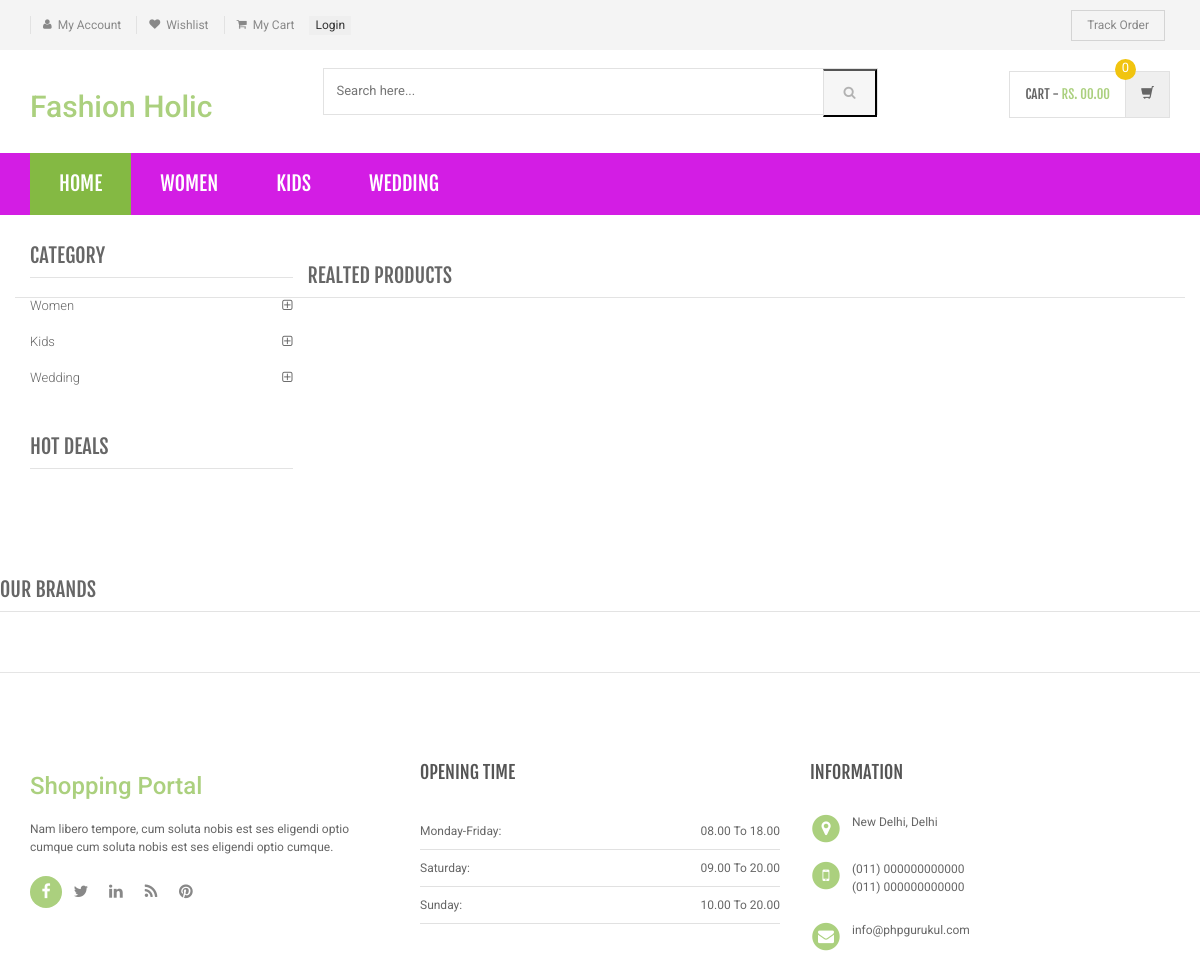
Page /product-details.php on the committed database.
### tables this page shows
CREATE TABLE `category` (
  `id` int(11) NOT NULL,
  `categoryName` varchar(255) DEFAULT NULL,
  `categoryDescription` longtext DEFAULT NULL,
  `creationDate` timestamp NOT NULL DEFAULT current_timestamp(),
  `updationDate` varchar(255) DEFAULT NULL
);

### product-details.php (the view, shortened to what this page needs)
<?php
include('includes/config.php');
?>
<!DOCTYPE html>
<html lang="en">
<head>
    <link rel="stylesheet" href="assets/css/bootstrap.min.css">
    <link rel="stylesheet" href="assets/css/main.css">
    <link rel="stylesheet" href="assets/css/green.css">
    <link rel="stylesheet" href="assets/css/owl.carousel.css">
    <link rel="stylesheet" href="assets/css/owl.transitions.css">
    <link href="assets/css/lightbox.css" rel="stylesheet">
    <link rel="stylesheet" href="assets/css/animate.min.css">
    <link rel="stylesheet" href="assets/css/rateit.css">
    <link rel="stylesheet" href="assets/css/bootstrap-select.min.css">
    <link rel="stylesheet" href="assets/css/config.css">
    <link href="assets/css/green.css" rel="alternate stylesheet" title="Green color">
    <link href="assets/css/blue.css" rel="alternate stylesheet" title="Blue color">
    <link href="assets/css/red.css" rel="alternate stylesheet" title="Red color">
    <link href="assets/css/orange.css" rel="alternate stylesheet" title="Orange color">
    <link href="assets/css/dark-green.css" rel="alternate stylesheet" title="Darkgreen color">
    <link rel="stylesheet" href="assets/css/font-awesome.min.css">
</head>
<body class="cnt-home">
    <header class="header-style-1">
        <?php include('includes/top-header.php');?>
        <?php include('includes/main-header.php');?>
        <?php include('includes/menu-bar.php');?>
    </header>
    <div class="body-content outer-top-xs">
        <div class='container'>
            <div class='row single-product outer-bottom-sm '>
                <div class='col-md-3 sidebar'>
                    <div class="sidebar-module-container">
                        <div class="sidebar-widget outer-bottom-xs wow fadeInUp">
                            <h3 class="section-title">Category</h3>
                            <div class="sidebar-widget-body m-t-10">
                                <div class="accordion">
                                    <?php $sql=mysqli_query($con,"select id,categoryName  from category");
while($row=mysqli_fetch_array($sql))
{
    ?>
                                    <div class="accordion-group">
                                        <div class="accordion-heading">
                                            <a href="category.php?cid=<?php echo $row['id'];?>"
                                                class="accordion-toggle collapsed">
                                                <?php echo $row['categoryName'];?>
                                            </a>
                                        </div>
                                    </div>
                                    <?php } ?>
                                </div>
                            </div>
                        </div>
                        <div class="sidebar-widget hot-deals wow fadeInUp">
                            <h3 class="section-title">hot deals</h3>
                        </div>
                    </div>
                </div>
        <section class="section featured-product wow fadeInUp">
            <h3 class="section-title">Realted Products </h3>
        </section>
    </div>
    </div>
    <?php include('includes/brands-slider.php');?>
    </div>
    <?php include('includes/footer.php');?>
</body>
</html>

### includes/menu-bar.php (shortened to what this page needs)
<div class="header-nav animate-dropdown bg-danger" style="background-color:#d31de4;">
    <div class="container">
        <div class="yamm navbar navbar-default" role="navigation">
            <div class="nav-bg-class">
                <div class="navbar-collapse collapse" id="mc-horizontal-menu-collapse">
	<div class="nav-outer" style="color:black;">
		<ul class="nav navbar-nav">
			<li class="active dropdown yamm-fw" >
				<a href="index.php" data-hover="dropdown" class="dropdown-toggle">Home</a>
			</li>
              <?php $sql=mysqli_query($con,"select id,categoryName  from category limit 6");
while($row=mysqli_fetch_array($sql))
{
    ?>
			<li class="dropdown yamm">
				<a href="category.php?cid=<?php echo $row['id'];?>"> <?php echo $row['categoryName'];?></a>
			</li>
			<?php } ?>
		</ul>
		<div class="clearfix"></div>
	</div>
</div>
            </div>
        </div>
    </div>
</div>

### assets/css/green.css (style rules this page uses)
a { color: #abd07e; }
.header-style-1 .header-nav { background: #d31de4; }
.cnt-home .header-style-1 .header-nav .navbar .navbar-nav > li.active { background: #84b943; }
.sidebar .sidebar-module-container .sidebar-widget .sidebar-widget-body .accordion .accordion-group .accordion-heading .accordion-toggle, .sidebar .sidebar-module-container .sidebar-widget .sidebar-widget-body .accordion .accordion-group .accordion-heading .accordion-toggle:hover, .sidebar .sidebar-module-container .sidebar-widget .sidebar-widget-body .accordion .accordion-group .accordion-heading .accordion-toggle:focus, .sidebar .sidebar-module-container .sidebar-widget .sidebar-widget-body .accordion .accordion-group .accordion-heading .accordion-toggle:after { color: #abd07e; }

### assets/css/lightbox.css (style rules this page uses)
body:after { content: url(../images/close.png) url(../images/loading.gif) url(../images/prev.png) url(../images/next.png); display: none; }

### assets/css/blue.css (style rules this page uses)
a { color: #3498db; }
.header-style-1 .header-nav { background: #3498db; }
.cnt-home .header-style-1 .header-nav .navbar .navbar-nav > li.active { background: #1d6ca1; }
.sidebar .sidebar-module-container .sidebar-widget .sidebar-widget-body .accordion .accordion-group .accordion-heading .accordion-toggle, .sidebar .sidebar-module-container .sidebar-widget .sidebar-widget-body .accordion .accordion-group .accordion-heading .accordion-toggle:hover, .sidebar .sidebar-module-container .sidebar-widget .sidebar-widget-body .accordion .accordion-group .accordion-heading .accordion-toggle:focus, .sidebar .sidebar-module-container .sidebar-widget .sidebar-widget-body .accordion .accordion-group .accordion-heading .accordion-toggle:after { color: #3498db; }

### assets/css/red.css (style rules this page uses)
a { color: #ff6c6c; }
.header-style-1 .header-nav { background: #ff6c6c; }
.cnt-home .header-style-1 .header-nav .navbar .navbar-nav > li.active { background: #ff1a1a; }
.sidebar .sidebar-module-container .sidebar-widget .sidebar-widget-body .accordion .accordion-group .accordion-heading .accordion-toggle, .sidebar .sidebar-module-container .sidebar-widget .sidebar-widget-body .accordion .accordion-group .accordion-heading .accordion-toggle:hover, .sidebar .sidebar-module-container .sidebar-widget .sidebar-widget-body .accordion .accordion-group .accordion-heading .accordion-toggle:focus, .sidebar .sidebar-module-container .sidebar-widget .sidebar-widget-body .accordion .accordion-group .accordion-heading .accordion-toggle:after { color: #ff6c6c; }

### assets/css/orange.css (style rules this page uses)
a { color: #f39c12; }
.header-style-1 .header-nav { background: #f39c12; }
.cnt-home .header-style-1 .header-nav .navbar .navbar-nav > li.active { background: #ab6c09; }
.sidebar .sidebar-module-container .sidebar-widget .sidebar-widget-body .accordion .accordion-group .accordion-heading .accordion-toggle, .sidebar .sidebar-module-container .sidebar-widget .sidebar-widget-body .accordion .accordion-group .accordion-heading .accordion-toggle:hover, .sidebar .sidebar-module-container .sidebar-widget .sidebar-widget-body .accordion .accordion-group .accordion-heading .accordion-toggle:focus, .sidebar .sidebar-module-container .sidebar-widget .sidebar-widget-body .accordion .accordion-group .accordion-heading .accordion-toggle:after { color: #f39c12; }

### assets/css/dark-green.css (style rules this page uses)
a { color: #12cca7; }
.header-style-1 .header-nav { background: #12cca7; }
.cnt-home .header-style-1 .header-nav .navbar .navbar-nav > li.active { background: #0b816a; }
.sidebar .sidebar-module-container .sidebar-widget .sidebar-widget-body .accordion .accordion-group .accordion-heading .accordion-toggle, .sidebar .sidebar-module-container .sidebar-widget .sidebar-widget-body .accordion .accordion-group .accordion-heading .accordion-toggle:hover, .sidebar .sidebar-module-container .sidebar-widget .sidebar-widget-body .accordion .accordion-group .accordion-heading .accordion-toggle:focus, .sidebar .sidebar-module-container .sidebar-widget .sidebar-widget-body .accordion .accordion-group .accordion-heading .accordion-toggle:after { color: #12cca7; }

### includes/top-header.php (style rules this page uses)
.dropdown { position: relative; display: inline-block; }

### rows in the picture
category: categoryName "WOMEN", categoryName "Women"
category: categoryName "KIDS", categoryName "Kids"
category: categoryName "WEDDING", categoryName "Wedding"
